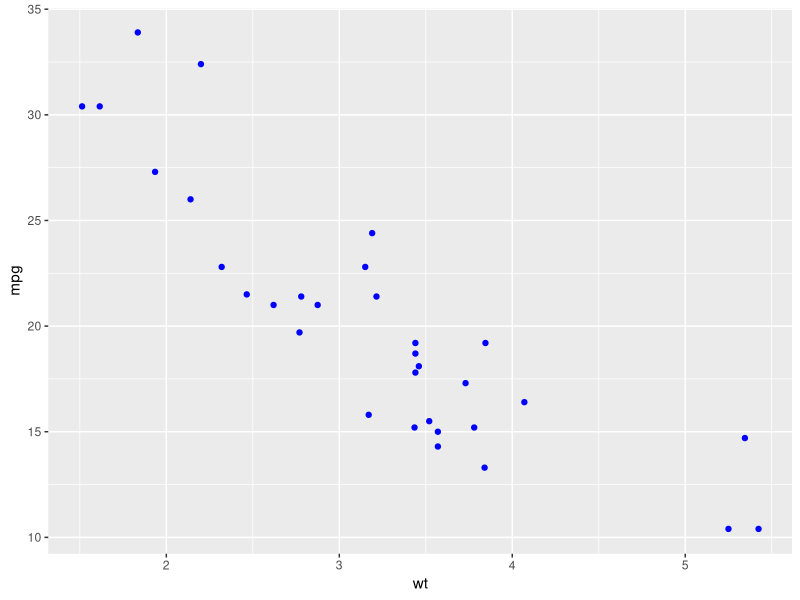
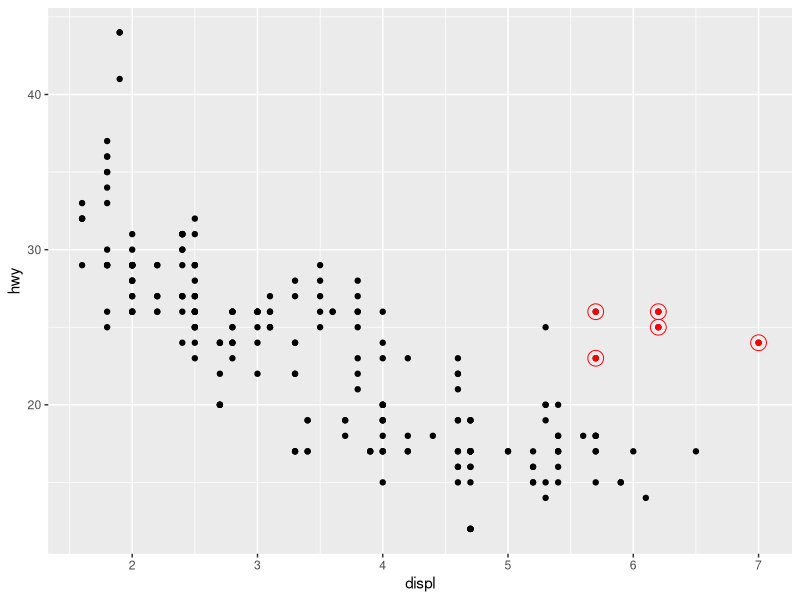

Source code (R) for these figures, in order:
## ---- chunk 1
#| echo: true
#| fig-height: 4
library(ggplot2)
ggplot(mtcars, aes(wt, mpg)) +  geom_point(color="blue")

## ---- chunk 2
library(tidyverse)
ggplot(mpg, aes(x = displ, y = hwy)) +
geom_point() +
geom_point(
data = mpg |> filter(class == "2seater"),
color = "red"
) +
geom_point(
data = mpg |> filter(class == "2seater"),
shape = "circle open", size = 5, color = "red"
)
